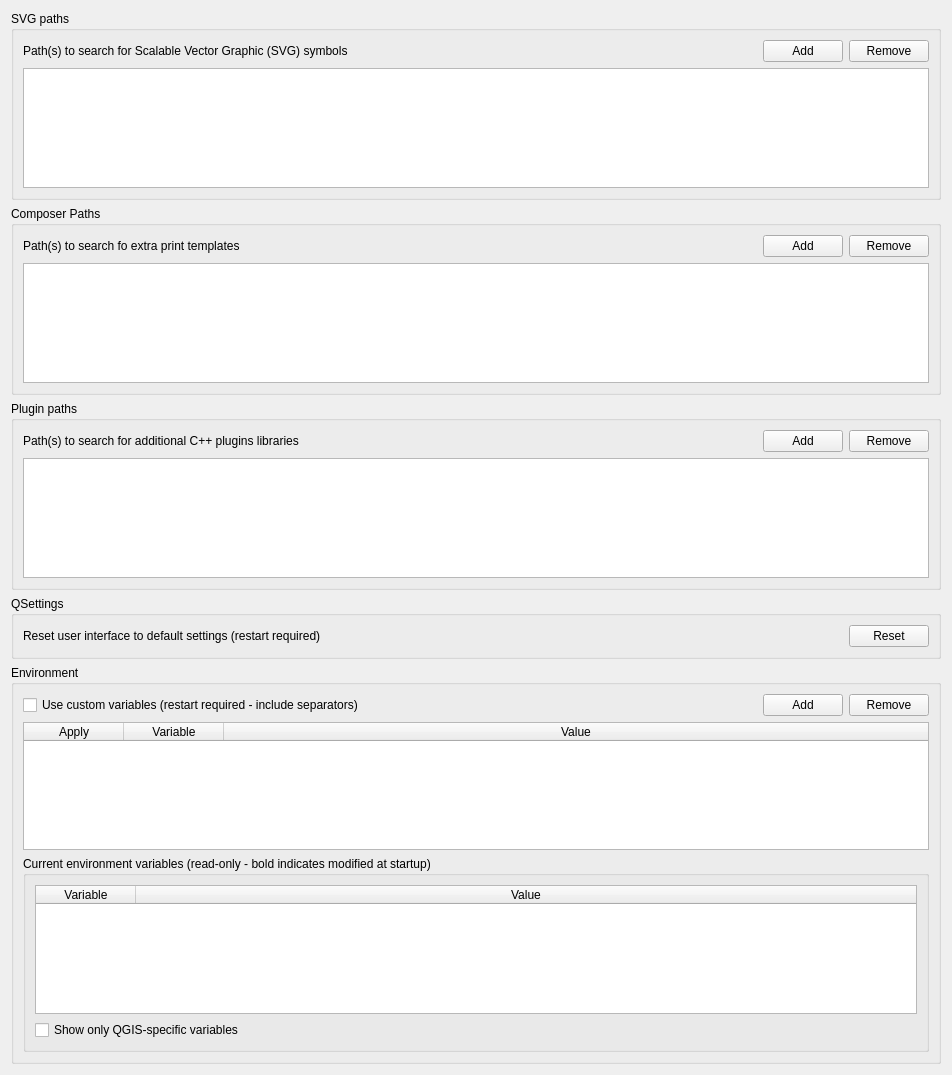
             <widget class="QWidget" name="mOptionsScrollAreaContents_03">
              <property name="geometry">
               <rect>
                <x>0</x>
                <y>0</y>
                <width>952</width>
                <height>1075</height>
               </rect>
              </property>
              <layout class="QVBoxLayout" name="verticalLayout_22">
               <item>
                <widget class="QgsCollapsibleGroupBox" name="groupBox_2">
                 <property name="title">
                  <string>SVG paths</string>
                 </property>
                 <layout class="QGridLayout" name="_6">
                  <item row="0" column="0">
                   <widget class="QLabel" name="mSVGLabel">
                    <property name="text">
                     <string>Path(s) to search for Scalable Vector Graphic (SVG) symbols</string>
                    </property>
                   </widget>
                  </item>
                  <item row="0" column="1">
                   <spacer>
                    <property name="orientation">
                     <enum>Qt::Horizontal</enum>
                    </property>
                    <property name="sizeHint" stdset="0">
                     <size>
                      <width>31</width>
                      <height>20</height>
                     </size>
                    </property>
                   </spacer>
                  </item>
                  <item row="0" column="2">
                   <widget class="QPushButton" name="mBtnAddSVGPath">
                    <property name="text">
                     <string>Add</string>
                    </property>
                   </widget>
                  </item>
                  <item row="0" column="3">
                   <widget class="QPushButton" name="mBtnRemoveSVGPath">
                    <property name="text">
                     <string>Remove</string>
                    </property>
                   </widget>
                  </item>
                  <item row="1" column="0" colspan="4">
                   <widget class="QListWidget" name="mListSVGPaths">
                    <property name="minimumSize">
                     <size>
                      <width>0</width>
                      <height>120</height>
                     </size>
                    </property>
                   </widget>
                  </item>
                 </layout>
                </widget>
               </item>
               <item>
                <widget class="QgsCollapsibleGroupBox" name="groupBox_27">
                 <property name="title">
                  <string>Composer Paths</string>
                 </property>
                 <layout class="QGridLayout" name="_7">
                  <item row="0" column="0">
                   <widget class="QLabel" name="mSVGLabel_3">
                    <property name="text">
                     <string>Path(s) to search fo extra print templates</string>
                    </property>
                   </widget>
                  </item>
                  <item row="0" column="1">
                   <spacer>
                    <property name="orientation">
                     <enum>Qt::Horizontal</enum>
                    </property>
                    <property name="sizeHint" stdset="0">
                     <size>
                      <width>31</width>
                      <height>20</height>
                     </size>
                    </property>
                   </spacer>
                  </item>
                  <item row="0" column="2">
                   <widget class="QPushButton" name="mBtnAddTemplatePath">
                    <property name="text">
                     <string>Add</string>
                    </property>
                   </widget>
                  </item>
                  <item row="0" column="3">
                   <widget class="QPushButton" name="mBtnRemoveTemplatePath">
                    <property name="text">
                     <string>Remove</string>
                    </property>
                   </widget>
                  </item>
                  <item row="1" column="0" colspan="4">
                   <widget class="QListWidget" name="mListComposerTemplatePaths">
                    <property name="minimumSize">
                     <size>
                      <width>0</width>
                      <height>120</height>
                     </size>
                    </property>
                   </widget>
                  </item>
                 </layout>
                </widget>
               </item>
               <item>
                <widget class="QgsCollapsibleGroupBox" name="groupBox_4">
                 <property name="title">
                  <string>Plugin paths</string>
                 </property>
                 <layout class="QGridLayout" name="_3">
                  <item row="0" column="0">
                   <widget class="QLabel" name="mSVGLabel_2">
                    <property name="text">
                     <string>Path(s) to search for additional C++ plugins libraries</string>
                    </property>
                   </widget>
                  </item>
                  <item row="0" column="1">
                   <spacer>
                    <property name="orientation">
                     <enum>Qt::Horizontal</enum>
                    </property>
                    <property name="sizeHint" stdset="0">
                     <size>
                      <width>31</width>
                      <height>20</height>
                     </size>
                    </property>
                   </spacer>
                  </item>
                  <item row="0" column="2">
                   <widget class="QPushButton" name="mBtnAddPluginPath">
                    <property name="text">
                     <string>Add</string>
                    </property>
                   </widget>
                  </item>
                  <item row="0" column="3">
                   <widget class="QPushButton" name="mBtnRemovePluginPath">
                    <property name="text">
                     <string>Remove</string>
                    </property>
                   </widget>
                  </item>
                  <item row="1" column="0" colspan="4">
                   <widget class="QListWidget" name="mListPluginPaths">
                    <property name="minimumSize">
                     <size>
                      <width>0</width>
                      <height>120</height>
                     </size>
                    </property>
                   </widget>
                  </item>
                 </layout>
                </widget>
               </item>
               <item>
                <widget class="QgsCollapsibleGroupBox" name="mQSettingsGrpBx">
                 <property name="title">
                  <string>QSettings</string>
                 </property>
                 <layout class="QGridLayout" name="gridLayout_13">
                  <item row="0" column="1">
                   <spacer name="horizontalSpacer_42">
                    <property name="orientation">
                     <enum>Qt::Horizontal</enum>
                    </property>
                    <property name="sizeHint" stdset="0">
                     <size>
                      <width>40</width>
                      <height>20</height>
                     </size>
                    </property>
                   </spacer>
                  </item>
                  <item row="0" column="2">
                   <widget class="QPushButton" name="mRestoreDefaultWindowStateBtn">
                    <property name="text">
                     <string>Reset</string>
                    </property>
                   </widget>
                  </item>
                  <item row="0" column="0">
                   <widget class="QLabel" name="mRestoreDefaultWindowStateLbl">
                    <property name="text">
                     <string>Reset user interface to default settings (restart required)</string>
                    </property>
                   </widget>
                  </item>
                 </layout>
                </widget>
               </item>
               <item>
                <widget class="QgsCollapsibleGroupBox" name="mEnvironmentGrpBx">
                 <property name="minimumSize">
                  <size>
                   <width>0</width>
                   <height>0</height>
                  </size>
                 </property>
                 <property name="title">
                  <string>Environment</string>
                 </property>
                 <layout class="QGridLayout" name="gridLayout_32">
                  <item row="1" column="3">
                   <widget class="QPushButton" name="mRemoveCustomVarBtn">
                    <property name="sizePolicy">
                     <sizepolicy hsizetype="Maximum" vsizetype="Fixed">
                      <horstretch>0</horstretch>
                      <verstretch>0</verstretch>
                     </sizepolicy>
                    </property>
                    <property name="text">
                     <string>Remove</string>
                    </property>
                   </widget>
                  </item>
                  <item row="1" column="2">
                   <widget class="QPushButton" name="mAddCustomVarBtn">
                    <property name="sizePolicy">
                     <sizepolicy hsizetype="Maximum" vsizetype="Fixed">
                      <horstretch>0</horstretch>
                      <verstretch>0</verstretch>
                     </sizepolicy>
                    </property>
                    <property name="text">
                     <string>Add</string>
                    </property>
                   </widget>
                  </item>
                  <item row="4" column="0" colspan="4">
                   <widget class="QgsCollapsibleGroupBox" name="mCurrentVariablesGrpBx">
                    <property name="minimumSize">
                     <size>
                      <width>0</width>
                      <height>0</height>
                     </size>
                    </property>
                    <property name="title">
                     <string>Current environment variables (read-only - bold indicates modified at startup)</string>
                    </property>
                    <property name="collapsed" stdset="0">
                     <bool>false</bool>
                    </property>
                    <property name="saveCollapsedState" stdset="0">
                     <bool>true</bool>
                    </property>
                    <layout class="QVBoxLayout" name="verticalLayout_8">
                     <item>
                      <widget class="QTableWidget" name="mCurrentVariablesTable">
                       <property name="minimumSize">
                        <size>
                         <width>0</width>
                         <height>120</height>
                        </size>
                       </property>
                       <property name="editTriggers">
                        <set>QAbstractItemView::AllEditTriggers</set>
                       </property>
                       <property name="dragEnabled">
                        <bool>true</bool>
                       </property>
                       <property name="dragDropMode">
                        <enum>QAbstractItemView::DragOnly</enum>
                       </property>
                       <property name="selectionMode">
                        <enum>QAbstractItemView::SingleSelection</enum>
                       </property>
                       <property name="sortingEnabled">
                        <bool>true</bool>
                       </property>
                       <property name="wordWrap">
                        <bool>false</bool>
                       </property>
                       <attribute name="horizontalHeaderMinimumSectionSize">
                        <number>100</number>
                       </attribute>
                       <attribute name="horizontalHeaderShowSortIndicator" stdset="0">
                        <bool>true</bool>
                       </attribute>
                       <attribute name="horizontalHeaderStretchLastSection">
                        <bool>true</bool>
                       </attribute>
                       <attribute name="verticalHeaderVisible">
                        <bool>false</bool>
                       </attribute>
                       <column>
                        <property name="text">
                         <string>Variable</string>
                        </property>
                       </column>
                       <column>
                        <property name="text">
                         <string>Value</string>
                        </property>
                       </column>
                      </widget>
                     </item>
                     <item>
                      <widget class="QCheckBox" name="mCurrentVariablesQGISChxBx">
                       <property name="text">
                        <string>Show only QGIS-specific variables</string>
                       </property>
                      </widget>
                     </item>
                    </layout>
                   </widget>
                  </item>
                  <item row="1" column="0">
                   <widget class="QCheckBox" name="mCustomVariablesChkBx">
                    <property name="text">
                     <string>Use custom variables (restart required - include separators)</string>
                    </property>
                   </widget>
                  </item>
                  <item row="1" column="1">
                   <spacer name="horizontalSpacer_14">
                    <property name="orientation">
                     <enum>Qt::Horizontal</enum>
                    </property>
                    <property name="sizeHint" stdset="0">
                     <size>
                      <width>40</width>
                      <height>20</height>
                     </size>
                    </property>
                   </spacer>
                  </item>
                  <item row="3" column="0" colspan="4">
                   <widget class="QTableWidget" name="mCustomVariablesTable">
                    <property name="minimumSize">
                     <size>
                      <width>0</width>
                      <height>120</height>
                     </size>
                    </property>
                    <property name="editTriggers">
                     <set>QAbstractItemView::AllEditTriggers</set>
                    </property>
                    <property name="selectionMode">
                     <enum>QAbstractItemView::SingleSelection</enum>
                    </property>
                    <property name="sortingEnabled">
                     <bool>true</bool>
                    </property>
                    <property name="wordWrap">
                     <bool>false</bool>
                    </property>
                    <property name="cornerButtonEnabled">
                     <bool>false</bool>
                    </property>
                    <attribute name="horizontalHeaderMinimumSectionSize">
                     <number>4</number>
                    </attribute>
                    <attribute name="horizontalHeaderShowSortIndicator" stdset="0">
                     <bool>true</bool>
                    </attribute>
                    <attribute name="horizontalHeaderStretchLastSection">
                     <bool>true</bool>
                    </attribute>
                    <attribute name="verticalHeaderVisible">
                     <bool>false</bool>
                    </attribute>
                    <column>
                     <property name="text">
                      <string>Apply</string>
                     </property>
                    </column>
                    <column>
                     <property name="text">
                      <string>Variable</string>
                     </property>
                    </column>
                    <column>
                     <property name="text">
                      <string>Value</string>
                     </property>
                    </column>
                   </widget>
                  </item>
                 </layout>
                </widget>
               </item>
               <item>
                <spacer name="verticalSpacer_11">
                 <property name="orientation">
                  <enum>Qt::Vertical</enum>
                 </property>
                 <property name="sizeHint" stdset="0">
                  <size>
                   <width>20</width>
                   <height>40</height>
                  </size>
                 </property>
                </spacer>
               </item>
              </layout>
             </widget>
